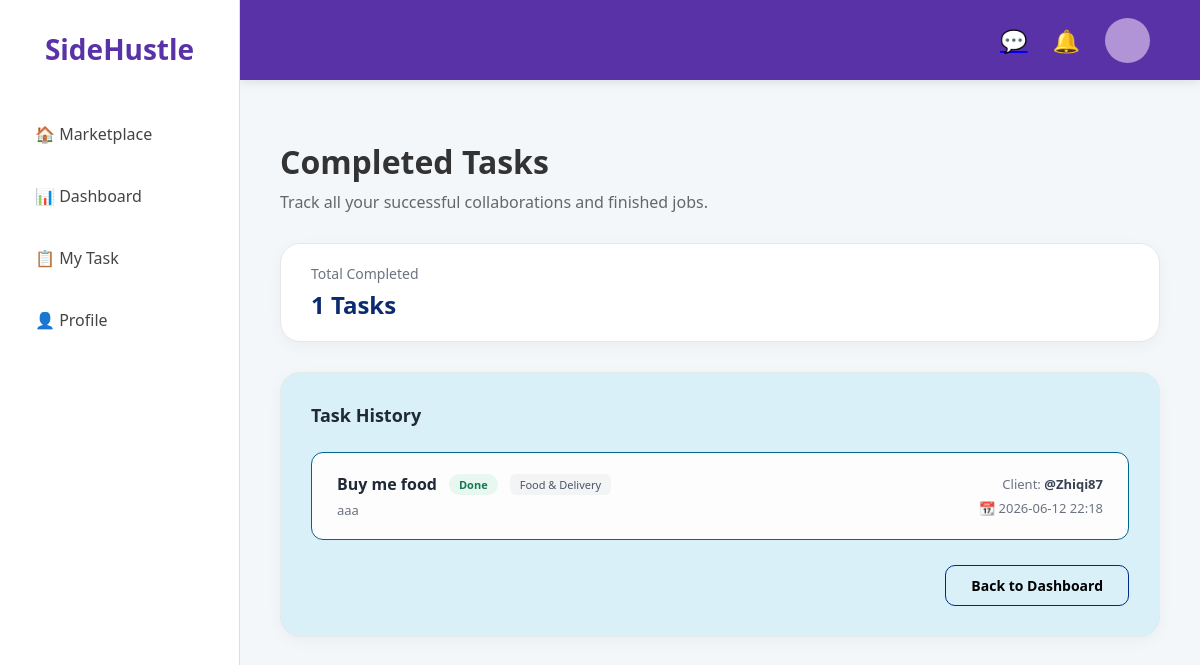
Page /completed_tasks (signed in) on the committed database.
### app.py (models this page shows, shortened)
class Task(db.Model):
    id = db.Column(db.Integer, primary_key=True)
    title = db.Column(db.String(100), nullable=False)
    price = db.Column(db.Float, nullable=False)
    description = db.Column(db.Text, nullable=False)
    category = db.Column(db.String(50), nullable=False)
    status = db.Column(db.String(20), default='Available')
    user = db.Column(db.String(50))
    tasker = db.Column(db.String(50))
    deadline = db.Column(db.String(50))
    capacity = db.Column(db.Integer, default=1)
    progress = db.Column(db.Integer, default=0)
    urgent = db.Column(db.Boolean, default=False)
    is_negotiable = db.Column(db.Boolean, default=False)
    def get_hired_usernames(self):
        hired_apps = Application.query.filter_by(task_id=self.id, status='Hired').all()
        return [app.applicant_username for app in hired_apps]

### app.py (the view)
@app.route('/completed_tasks')
def completed_tasks():
    if 'user_id' not in session:
        return redirect(url_for('login'))
    user = db.session.get(User, session['user_id'])
    hired_apps = Application.query.filter_by(
        applicant_username=user.username, status='Hired'
    ).all()
    hired_task_ids = [app_record.task_id for app_record in hired_apps]
    done_tasks = Task.query.filter(
        Task.id.in_(hired_task_ids),
        Task.status == 'Completed'
    ).all()
    for task in done_tasks:
        earning_record = Earning.query.filter_by(
            user_id=user.id,
            activity=f"Completed Task: {task.title}"
        ).first()
        if earning_record:
            task.completed_time = earning_record.timestamp.strftime('%Y-%m-%d %H:%M')
        else:
            task.completed_time = "Recently"
        hired_usernames = task.get_hired_usernames()
        task.finish_with_usernames = [
            username for username in hired_usernames
            if username != user.username
        ] if len(hired_usernames) > 1 else []
    return render_template('completed_tasks.html', user=user, tasks=done_tasks)

### app.py (called while the page is built, shortened)
@app.template_filter('time_ago')
def time_ago(value):
    if not value:
        return "Just Now"
    now = datetime.now()
    diff = now - value
    second_diff = diff.seconds
    day_diff = diff.days
    if day_diff < 0:
        return "Just Now"
    if day_diff == 0:
        if second_diff < 10:
            return "Just Now"
        if second_diff < 60:
            return f"{second_diff} seconds ago"
        if second_diff < 120:
            return "a minute ago"
        if second_diff < 3600:
            return f"{second_diff // 60} minutes ago"
        if second_diff < 7200:
            return "an hour ago"
        if second_diff < 86400:
            return f"{second_diff // 3600} hours ago"

@app.context_processor
def inject_notifications():
    if 'user_id' in session:
        current_user = User.query.get(session['user_id'])
        if current_user:
            user_notifications = Notification.query.filter_by(
                user_id=current_user.id
            ).order_by(Notification.id.desc()).limit(5).all()
            return dict(notifications=user_notifications)
        else:
            session.pop('user_id', None)
    return dict(notifications=[])

@app.context_processor
def inject_global_private_unread_count():
    if 'user_id' in session:
        try:
            current_user = User.query.get(session['user_id'])
            if current_user:
                count = DirectMessage.query.filter_by(
                    receiver_username=current_user.username,
                    is_read=False
                ).count()
                return dict(total_unread=count)
        except Exception:
            pass
    return dict(total_unread=0)

### templates/completed_tasks.html (shortened to what this page needs)
{% extends "base.html" %}
{% block extra_head %}
<link rel="stylesheet" href="{{ url_for('static', filename='dashboard.css') }}">
{% endblock %}
{% block content %}
<main style="padding: 20px 0;">
    <div style="margin-bottom: 30px;">
        <h1 style="font-size: 32px; font-weight: 800; margin: 0 0 8px 0;">Completed Tasks</h1>
        <p style="color: #666; margin: 0;">Track all your successful collaborations and finished jobs.</p>
    </div>
    <div style="display: flex; gap: 20px; margin-bottom: 30px;">
        <div style="background: #ffffff; border-radius: 20px; padding: 20px 30px; box-shadow: 0 4px 15px rgba(0, 0, 0, 0.04); flex: 1; border: 1px solid #e5e7eb;">
            <p style="color: #6b7280; font-size: 14px; margin: 0 0 5px 0;">Total Completed</p>
            <h3 style="font-size: 24px; color: #0b2b70; font-weight: 700; margin: 0;">{{ tasks|length }} Tasks</h3>
        </div>
    </div>
    <div class="history-card">
        <div style="display: flex; justify-content: space-between; align-items: center; margin-bottom: 25px;">
            <h2 style="font-size: 18px; color: #1f2937; font-weight: 600; margin: 0;">Task History</h2>
        </div>
        <div class="history-list">
            {% for task in tasks|reverse %}
            <div class="task-item">
                <div class="task-left">
                    <div class="task-header">
                        <span class="task-title">{{ task.title }}</span>
                        <span class="status-badge">Done</span>
                        <span class="category-badge">{{ task.category }}</span>
                    </div>
                    {% if task.description %}
                    <div class="task-desc">
                        {{ task.description }}
                    </div>
                    {% endif %}
                </div>
                <div class="task-right">
                    <span class="client-info">Client: <strong>@{{ task.user }}</strong></span>
                    {% if task.completed_time %}
                    <span class="task-time">
                        📆 {{ task.completed_time }}
                    </span>
                    {% endif %}
                </div>
            </div>
            {% else %}
            <div style="text-align: center; padding: 40px; color: #9ca3af;">
                <p>No completed tasks found in your archive yet.</p>
            </div>
            {% endfor %}
        </div>
        <div style="text-align: right; margin-top: 25px;">
            <a href="{{ url_for('dashboard') }}" class="btn-back">
                Back to Dashboard
            </a>
        </div>
    </div>
</main>
{% endblock %}

### static/style.css (style rules this page uses)
* { box-sizing: border-box; margin: 0; padding: 0; }
body { font-family: 'Segoe UI', Roboto, Helvetica, Arial, sans-serif; background-color: #f7f6fa; color: #2d263b; overflow-x: hidden; }
.status-badge { padding: 6px 14px; border-radius: 20px; font-size: 13px; font-weight: bold; }

### static/dashboard.css (style rules this page uses)
* { box-sizing: border-box; margin: 0; padding: 0; }
body { font-family: 'Segoe UI', Roboto, Helvetica, Arial, sans-serif; background-color: #f4f7f9; color: #333; overflow-y: auto; overflow-x: hidden; }

### templates/completed_tasks.html (style rules this page uses)
.history-card { background: #d9f0f9; border-radius: 20px; padding: 30px; box-shadow: 0 4px 15px rgba(0, 0, 0, 0.04); max-width: 100%; border: 1px solid #e5eaeb; }
.task-item { display: flex; justify-content: space-between; align-items: center; padding: 20px 25px; background: #fdfdfd; border-radius: 12px; margin-bottom: 12px; border: 1px solid #00668b; }
.task-left { display: flex; flex-direction: column; gap: 6px; max-width: 60%; }
.task-header { display: flex; align-items: center; gap: 12px; flex-wrap: wrap; }
.task-title { font-size: 16px; font-weight: 600; color: #1f2937; }
.status-badge { background: #e8f7ef; color: #16765b; font-size: 11px; padding: 3px 10px; border-radius: 20px; font-weight: bold; }
.category-badge { background: #f3f4f6; color: #4b5563; font-size: 11px; padding: 3px 10px; border-radius: 6px; font-weight: 500; }
.task-desc { font-size: 13px; color: #6b7280; line-height: 1.4; }
.task-right { display: flex; flex-direction: column; align-items: flex-end; gap: 6px; font-size: 13px; color: #6b7280; text-align: right; }
.client-info strong { color: #374151; }
.btn-back { text-decoration: none; color: #000000; font-weight: 600; border: 1px solid #002989; padding: 10px 25px; border-radius: 10px; transition: 0.2s; font-size: 14px; display: inline-block; }

### rows in the picture
Task: title "Buy me food", category "Food & Delivery", description "aaa", user "Zhiqi87", completed_time "2026-06-12 22:18"

### other values in the picture
{{ tasks|length }} "1"
